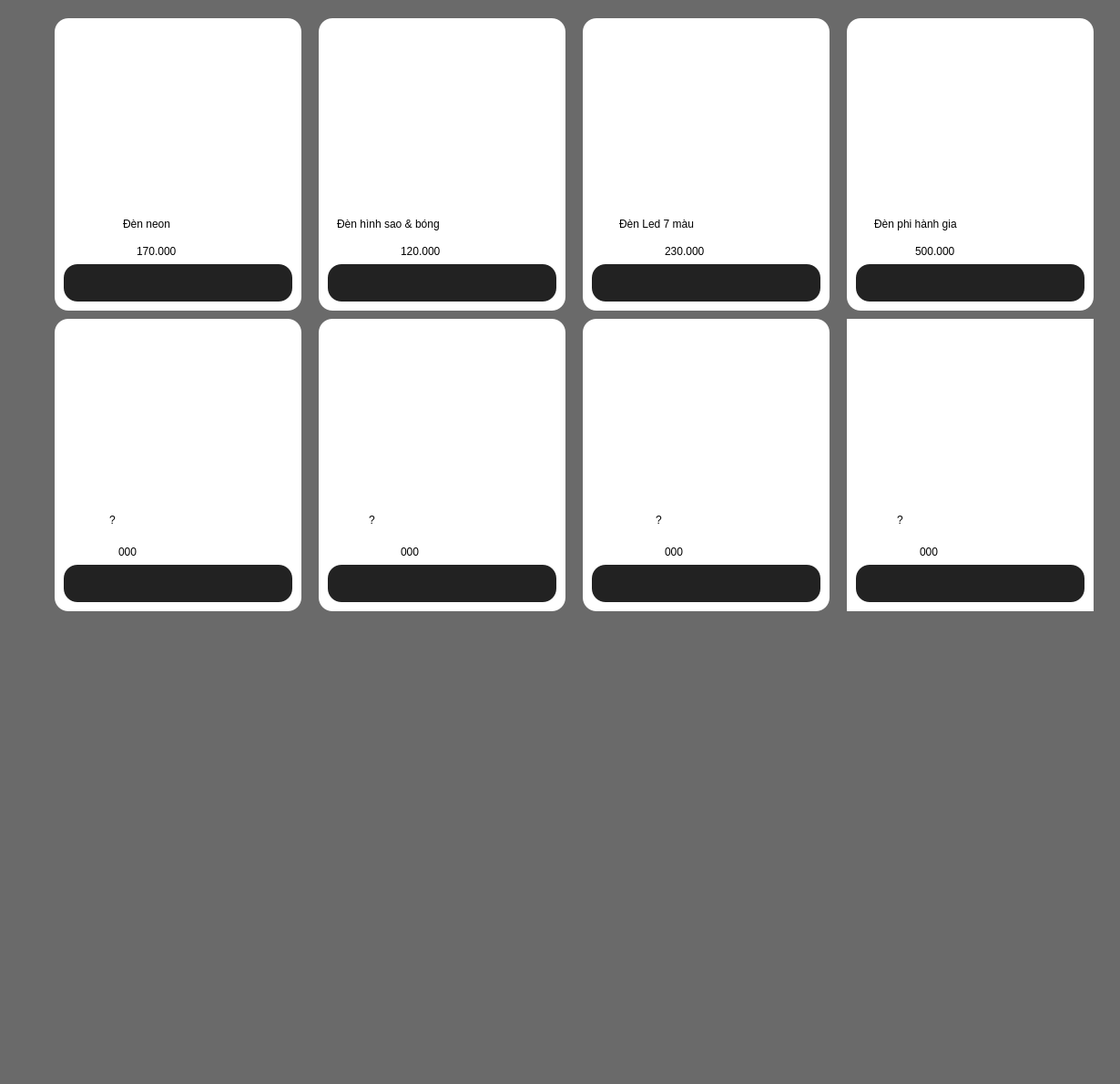
              <widget class="QWidget" name="light">
               <property name="styleSheet">
                <string notr="true">background-color:rgb(106, 106, 106)</string>
               </property>
               <widget class="QWidget" name="widget_4" native="true">
                <property name="geometry">
                 <rect>
                  <x>60</x>
                  <y>20</y>
                  <width>1161</width>
                  <height>1161</height>
                 </rect>
                </property>
                <widget class="QWidget" name="widget_31" native="true">
                 <property name="geometry">
                  <rect>
                   <x>0</x>
                   <y>0</y>
                   <width>271</width>
                   <height>321</height>
                  </rect>
                 </property>
                 <property name="styleSheet">
                  <string notr="true">background-color: rgb(255, 255, 255);
border-radius: 15px

</string>
                 </property>
                 <widget class="QLabel" name="label_59">
                  <property name="geometry">
                   <rect>
                    <x>90</x>
                    <y>240</y>
                    <width>91</width>
                    <height>31</height>
                   </rect>
                  </property>
                  <property name="styleSheet">
                   <string notr="true">color:rgb(0, 0, 0);
font: 75 15pt &quot;MS Sans Serif&quot;;
background-color: 0</string>
                  </property>
                  <property name="text">
                   <string>170.000</string>
                  </property>
                 </widget>
                 <widget class="QLabel" name="label_60">
                  <property name="geometry">
                   <rect>
                    <x>75</x>
                    <y>205</y>
                    <width>121</width>
                    <height>41</height>
                   </rect>
                  </property>
                  <property name="styleSheet">
                   <string notr="true">color:rgb(0, 0, 0);
font: 75 15pt &quot;MS Sans Serif&quot;;background-color: 0</string>
                  </property>
                  <property name="text">
                   <string>Đèn neon</string>
                  </property>
                 </widget>
                 <widget class="QPushButton" name="bt_neon">
                  <property name="geometry">
                   <rect>
                    <x>10</x>
                    <y>270</y>
                    <width>251</width>
                    <height>41</height>
                   </rect>
                  </property>
                  <property name="cursor">
                   <cursorShape>PointingHandCursor</cursorShape>
                  </property>
                  <property name="styleSheet">
                   <string notr="true">background-color: rgb(34, 34, 34);

</string>
                  </property>
                  <property name="text">
                   <string/>
                  </property>
                  <property name="icon">
                   <iconset>
                    <normaloff>But_img/buy.png</normaloff>But_img/buy.png</iconset>
                  </property>
                  <property name="iconSize">
                   <size>
                    <width>300</width>
                    <height>300</height>
                   </size>
                  </property>
                 </widget>
                 <widget class="QLabel" name="label_69">
                  <property name="geometry">
                   <rect>
                    <x>10</x>
                    <y>10</y>
                    <width>251</width>
                    <height>201</height>
                   </rect>
                  </property>
                  <property name="text">
                   <string/>
                  </property>
                  <property name="pixmap">
                   <pixmap>pd_img/led/argb/vn-11134207-7ras8-mbf2erk85mgk71.webp</pixmap>
                  </property>
                  <property name="scaledContents">
                   <bool>true</bool>
                  </property>
                 </widget>
                </widget>
                <widget class="QWidget" name="widget_32" native="true">
                 <property name="geometry">
                  <rect>
                   <x>290</x>
                   <y>0</y>
                   <width>271</width>
                   <height>321</height>
                  </rect>
                 </property>
                 <property name="styleSheet">
                  <string notr="true">background-color: rgb(255, 255, 255);
border-radius: 15px

</string>
                 </property>
                 <widget class="QLabel" name="label_299">
                  <property name="geometry">
                   <rect>
                    <x>90</x>
                    <y>240</y>
                    <width>91</width>
                    <height>31</height>
                   </rect>
                  </property>
                  <property name="styleSheet">
                   <string notr="true">color:rgb(0, 0, 0);
font: 75 15pt &quot;MS Sans Serif&quot;;</string>
                  </property>
                  <property name="text">
                   <string>120.000</string>
                  </property>
                 </widget>
                 <widget class="QLabel" name="label_302">
                  <property name="geometry">
                   <rect>
                    <x>20</x>
                    <y>205</y>
                    <width>271</width>
                    <height>41</height>
                   </rect>
                  </property>
                  <property name="styleSheet">
                   <string notr="true">color:rgb(0, 0, 0);
font: 75 15pt &quot;MS Sans Serif&quot;;
background-color: 0</string>
                  </property>
                  <property name="text">
                   <string>Đèn hình sao &amp; bóng</string>
                  </property>
                 </widget>
                 <widget class="QPushButton" name="bt_sao">
                  <property name="geometry">
                   <rect>
                    <x>10</x>
                    <y>270</y>
                    <width>251</width>
                    <height>41</height>
                   </rect>
                  </property>
                  <property name="cursor">
                   <cursorShape>PointingHandCursor</cursorShape>
                  </property>
                  <property name="styleSheet">
                   <string notr="true">background-color: rgb(34, 34, 34);
border-radius: 15px 
</string>
                  </property>
                  <property name="text">
                   <string/>
                  </property>
                  <property name="icon">
                   <iconset>
                    <normaloff>But_img/buy.png</normaloff>But_img/buy.png</iconset>
                  </property>
                  <property name="iconSize">
                   <size>
                    <width>300</width>
                    <height>300</height>
                   </size>
                  </property>
                 </widget>
                 <widget class="QLabel" name="label_71">
                  <property name="geometry">
                   <rect>
                    <x>10</x>
                    <y>10</y>
                    <width>251</width>
                    <height>201</height>
                   </rect>
                  </property>
                  <property name="text">
                   <string/>
                  </property>
                  <property name="pixmap">
                   <pixmap>pd_img/led/vang/vn-11134207-7ras8-mbf2erqvt2sged.webp</pixmap>
                  </property>
                  <property name="scaledContents">
                   <bool>true</bool>
                  </property>
                 </widget>
                </widget>
                <widget class="QWidget" name="widget_33" native="true">
                 <property name="geometry">
                  <rect>
                   <x>580</x>
                   <y>0</y>
                   <width>271</width>
                   <height>321</height>
                  </rect>
                 </property>
                 <property name="styleSheet">
                  <string notr="true">background-color: rgb(255, 255, 255);
border-radius: 15px

</string>
                 </property>
                 <widget class="QLabel" name="label_305">
                  <property name="geometry">
                   <rect>
                    <x>90</x>
                    <y>240</y>
                    <width>91</width>
                    <height>31</height>
                   </rect>
                  </property>
                  <property name="styleSheet">
                   <string notr="true">color:rgb(0, 0, 0);
font: 75 15pt &quot;MS Sans Serif&quot;;</string>
                  </property>
                  <property name="text">
                   <string>230.000</string>
                  </property>
                 </widget>
                 <widget class="QLabel" name="label_319">
                  <property name="geometry">
                   <rect>
                    <x>40</x>
                    <y>205</y>
                    <width>201</width>
                    <height>41</height>
                   </rect>
                  </property>
                  <property name="styleSheet">
                   <string notr="true">color:rgb(0, 0, 0);
font: 75 15pt &quot;MS Sans Serif&quot;;
background-color: 0</string>
                  </property>
                  <property name="text">
                   <string>Đèn Led 7 màu</string>
                  </property>
                 </widget>
                 <widget class="QPushButton" name="bt_bay">
                  <property name="geometry">
                   <rect>
                    <x>10</x>
                    <y>270</y>
                    <width>251</width>
                    <height>41</height>
                   </rect>
                  </property>
                  <property name="cursor">
                   <cursorShape>PointingHandCursor</cursorShape>
                  </property>
                  <property name="styleSheet">
                   <string notr="true">background-color: rgb(34, 34, 34);
border-radius: 15px 
</string>
                  </property>
                  <property name="text">
                   <string/>
                  </property>
                  <property name="icon">
                   <iconset>
                    <normaloff>But_img/buy.png</normaloff>But_img/buy.png</iconset>
                  </property>
                  <property name="iconSize">
                   <size>
                    <width>300</width>
                    <height>300</height>
                   </size>
                  </property>
                 </widget>
                 <widget class="QLabel" name="label_72">
                  <property name="geometry">
                   <rect>
                    <x>10</x>
                    <y>10</y>
                    <width>251</width>
                    <height>201</height>
                   </rect>
                  </property>
                  <property name="text">
                   <string/>
                  </property>
                  <property name="pixmap">
                   <pixmap>pd_img/led/bay/sg-11134201-7rd4i-lv5k38ay469na2@resize_w900_nl.webp</pixmap>
                  </property>
                  <property name="scaledContents">
                   <bool>true</bool>
                  </property>
                 </widget>
                </widget>
                <widget class="QWidget" name="widget_34" native="true">
                 <property name="geometry">
                  <rect>
                   <x>870</x>
                   <y>0</y>
                   <width>271</width>
                   <height>321</height>
                  </rect>
                 </property>
                 <property name="styleSheet">
                  <string notr="true">background-color: rgb(255, 255, 255);
border-radius: 15px

</string>
                 </property>
                 <widget class="QLabel" name="label_320">
                  <property name="geometry">
                   <rect>
                    <x>75</x>
                    <y>240</y>
                    <width>131</width>
                    <height>31</height>
                   </rect>
                  </property>
                  <property name="styleSheet">
                   <string notr="true">color:rgb(0, 0, 0);
font: 75 15pt &quot;MS Sans Serif&quot;;</string>
                  </property>
                  <property name="text">
                   <string>500.000</string>
                  </property>
                 </widget>
                 <widget class="QLabel" name="label_321">
                  <property name="geometry">
                   <rect>
                    <x>30</x>
                    <y>205</y>
                    <width>231</width>
                    <height>41</height>
                   </rect>
                  </property>
                  <property name="styleSheet">
                   <string notr="true">color:rgb(0, 0, 0);
font: 75 15pt &quot;MS Sans Serif&quot;;
background-color: 0</string>
                  </property>
                  <property name="text">
                   <string>Đèn phi hành gia</string>
                  </property>
                 </widget>
                 <widget class="QPushButton" name="bt_phg">
                  <property name="geometry">
                   <rect>
                    <x>10</x>
                    <y>270</y>
                    <width>251</width>
                    <height>41</height>
                   </rect>
                  </property>
                  <property name="cursor">
                   <cursorShape>PointingHandCursor</cursorShape>
                  </property>
                  <property name="styleSheet">
                   <string notr="true">background-color: rgb(34, 34, 34);
border-radius: 15px 
</string>
                  </property>
                  <property name="text">
                   <string/>
                  </property>
                  <property name="icon">
                   <iconset>
                    <normaloff>But_img/buy.png</normaloff>But_img/buy.png</iconset>
                  </property>
                  <property name="iconSize">
                   <size>
                    <width>300</width>
                    <height>300</height>
                   </size>
                  </property>
                 </widget>
                 <widget class="QLabel" name="label_73">
                  <property name="geometry">
                   <rect>
                    <x>10</x>
                    <y>10</y>
                    <width>251</width>
                    <height>201</height>
                   </rect>
                  </property>
                  <property name="text">
                   <string/>
                  </property>
                  <property name="pixmap">
                   <pixmap>pd_img/led/phg/vn-11134207-7r98o-lnpkcd2f4w6l19.webp</pixmap>
                  </property>
                  <property name="scaledContents">
                   <bool>true</bool>
                  </property>
                 </widget>
                </widget>
                <widget class="QWidget" name="widget_35" native="true">
                 <property name="geometry">
                  <rect>
                   <x>0</x>
                   <y>330</y>
                   <width>271</width>
                   <height>321</height>
                  </rect>
                 </property>
                 <property name="styleSheet">
                  <string notr="true">background-color: rgb(255, 255, 255);
border-radius: 15px

</string>
                 </property>
                 <widget class="QLabel" name="label_322">
                  <property name="geometry">
                   <rect>
                    <x>70</x>
                    <y>240</y>
                    <width>151</width>
                    <height>31</height>
                   </rect>
                  </property>
                  <property name="styleSheet">
                   <string notr="true">color:rgb(0, 0, 0);
font: 75 15pt &quot;MS Sans Serif&quot;;</string>
                  </property>
                  <property name="text">
                   <string>000</string>
                  </property>
                 </widget>
                 <widget class="QLabel" name="label_323">
                  <property name="geometry">
                   <rect>
                    <x>10</x>
                    <y>10</y>
                    <width>251</width>
                    <height>191</height>
                   </rect>
                  </property>
                  <property name="text">
                   <string/>
                  </property>
                  <property name="pixmap">
                   <pixmap>no-product.png</pixmap>
                  </property>
                  <property name="scaledContents">
                   <bool>true</bool>
                  </property>
                 </widget>
                 <widget class="QLabel" name="label_324">
                  <property name="geometry">
                   <rect>
                    <x>60</x>
                    <y>200</y>
                    <width>151</width>
                    <height>41</height>
                   </rect>
                  </property>
                  <property name="styleSheet">
                   <string notr="true">color:rgb(0, 0, 0);
font: 75 15pt &quot;MS Sans Serif&quot;;
background-color: 0</string>
                  </property>
                  <property name="text">
                   <string>?</string>
                  </property>
                 </widget>
                 <widget class="QPushButton" name="bl9">
                  <property name="geometry">
                   <rect>
                    <x>10</x>
                    <y>270</y>
                    <width>251</width>
                    <height>41</height>
                   </rect>
                  </property>
                  <property name="cursor">
                   <cursorShape>PointingHandCursor</cursorShape>
                  </property>
                  <property name="styleSheet">
                   <string notr="true">background-color: rgb(34, 34, 34);
border-radius: 15px 
</string>
                  </property>
                  <property name="text">
                   <string/>
                  </property>
                  <property name="icon">
                   <iconset>
                    <normaloff>But_img/block.png</normaloff>But_img/block.png</iconset>
                  </property>
                  <property name="iconSize">
                   <size>
                    <width>60</width>
                    <height>100</height>
                   </size>
                  </property>
                 </widget>
                </widget>
                <widget class="QWidget" name="widget_36" native="true">
                 <property name="geometry">
                  <rect>
                   <x>290</x>
                   <y>330</y>
                   <width>271</width>
                   <height>321</height>
                  </rect>
                 </property>
                 <property name="styleSheet">
                  <string notr="true">background-color: rgb(255, 255, 255);
border-radius: 15px

</string>
                 </property>
                 <widget class="QLabel" name="label_325">
                  <property name="geometry">
                   <rect>
                    <x>90</x>
                    <y>240</y>
                    <width>91</width>
                    <height>31</height>
                   </rect>
                  </property>
                  <property name="styleSheet">
                   <string notr="true">color:rgb(0, 0, 0);
font: 75 15pt &quot;MS Sans Serif&quot;;</string>
                  </property>
                  <property name="text">
                   <string>000</string>
                  </property>
                 </widget>
                 <widget class="QLabel" name="label_326">
                  <property name="geometry">
                   <rect>
                    <x>55</x>
                    <y>200</y>
                    <width>171</width>
                    <height>41</height>
                   </rect>
                  </property>
                  <property name="styleSheet">
                   <string notr="true">color:rgb(0, 0, 0);
font: 75 15pt &quot;MS Sans Serif&quot;;
background-color: 0
</string>
                  </property>
                  <property name="text">
                   <string>?</string>
                  </property>
                 </widget>
                 <widget class="QLabel" name="label_327">
                  <property name="geometry">
                   <rect>
                    <x>20</x>
                    <y>10</y>
                    <width>251</width>
                    <height>191</height>
                   </rect>
                  </property>
                  <property name="text">
                   <string/>
                  </property>
                  <property name="pixmap">
                   <pixmap>no-product.png</pixmap>
                  </property>
                  <property name="scaledContents">
                   <bool>true</bool>
                  </property>
                 </widget>
                 <widget class="QPushButton" name="bl10">
                  <property name="geometry">
                   <rect>
                    <x>10</x>
                    <y>270</y>
                    <width>251</width>
                    <height>41</height>
                   </rect>
                  </property>
                  <property name="cursor">
                   <cursorShape>PointingHandCursor</cursorShape>
                  </property>
                  <property name="styleSheet">
                   <string notr="true">background-color: rgb(34, 34, 34);
border-radius: 15px 
</string>
                  </property>
                  <property name="text">
                   <string/>
                  </property>
                  <property name="icon">
                   <iconset>
                    <normaloff>But_img/block.png</normaloff>But_img/block.png</iconset>
                  </property>
                  <property name="iconSize">
                   <size>
                    <width>60</width>
                    <height>100</height>
                   </size>
                  </property>
                 </widget>
                </widget>
                <widget class="QWidget" name="widget_37" native="true">
                 <property name="geometry">
                  <rect>
                   <x>580</x>
                   <y>330</y>
                   <width>271</width>
                   <height>321</height>
                  </rect>
                 </property>
                 <property name="styleSheet">
                  <string notr="true">background-color: rgb(255, 255, 255);
border-radius: 15px

</string>
                 </property>
                 <widget class="QLabel" name="label_328">
                  <property name="geometry">
                   <rect>
                    <x>90</x>
                    <y>240</y>
                    <width>91</width>
                    <height>31</height>
                   </rect>
                  </property>
                  <property name="styleSheet">
                   <string notr="true">color:rgb(0, 0, 0);
font: 75 15pt &quot;MS Sans Serif&quot;;</string>
                  </property>
                  <property name="text">
                   <string>000</string>
                  </property>
                 </widget>
                 <widget class="QLabel" name="label_329">
                  <property name="geometry">
                   <rect>
                    <x>80</x>
                    <y>200</y>
                    <width>111</width>
                    <height>41</height>
                   </rect>
                  </property>
                  <property name="styleSheet">
                   <string notr="true">color:rgb(0, 0, 0);
font: 75 15pt &quot;MS Sans Serif&quot;;
background-color: 0</string>
                  </property>
                  <property name="text">
                   <string>?</string>
                  </property>
                 </widget>
                 <widget class="QLabel" name="label_330">
                  <property name="geometry">
                   <rect>
                    <x>10</x>
                    <y>10</y>
                    <width>251</width>
                    <height>191</height>
                   </rect>
                  </property>
                  <property name="text">
                   <string/>
                  </property>
                  <property name="pixmap">
                   <pixmap>no-product.png</pixmap>
                  </property>
                  <property name="scaledContents">
                   <bool>true</bool>
                  </property>
                 </widget>
                 <widget class="QPushButton" name="bl11">
                  <property name="geometry">
                   <rect>
                    <x>10</x>
                    <y>270</y>
                    <width>251</width>
                    <height>41</height>
                   </rect>
                  </property>
                  <property name="cursor">
                   <cursorShape>PointingHandCursor</cursorShape>
                  </property>
                  <property name="styleSheet">
                   <string notr="true">background-color: rgb(34, 34, 34);
border-radius: 15px 
</string>
                  </property>
                  <property name="text">
                   <string/>
                  </property>
                  <property name="icon">
                   <iconset>
                    <normaloff>But_img/block.png</normaloff>But_img/block.png</iconset>
                  </property>
                  <property name="iconSize">
                   <size>
                    <width>60</width>
                    <height>100</height>
                   </size>
                  </property>
                 </widget>
                </widget>
                <widget class="QWidget" name="widget_38" native="true">
                 <property name="geometry">
                  <rect>
                   <x>870</x>
                   <y>330</y>
                   <width>271</width>
                   <height>321</height>
                  </rect>
                 </property>
                 <property name="styleSheet">
                  <string notr="true">background-color: rgb(255, 255, 255)</string>
                 </property>
                 <widget class="QLabel" name="label_331">
                  <property name="geometry">
                   <rect>
                    <x>80</x>
                    <y>240</y>
                    <width>191</width>
                    <height>31</height>
                   </rect>
                  </property>
                  <property name="styleSheet">
                   <string notr="true">color:rgb(0, 0, 0);
font: 75 15pt &quot;MS Sans Serif&quot;;</string>
                  </property>
                  <property name="text">
                   <string>000</string>
                  </property>
                 </widget>
                 <widget class="QLabel" name="label_332">
                  <property name="geometry">
                   <rect>
                    <x>55</x>
                    <y>200</y>
                    <width>181</width>
                    <height>41</height>
                   </rect>
                  </property>
                  <property name="styleSheet">
                   <string notr="true">color:rgb(0, 0, 0);
font: 75 15pt &quot;MS Sans Serif&quot;;
background-color: 0</string>
                  </property>
                  <property name="text">
                   <string>?</string>
                  </property>
                 </widget>
                 <widget class="QLabel" name="label_333">
                  <property name="geometry">
                   <rect>
                    <x>0</x>
                    <y>10</y>
                    <width>251</width>
                    <height>191</height>
                   </rect>
                  </property>
                  <property name="text">
                   <string/>
                  </property>
                  <property name="pixmap">
                   <pixmap>no-product.png</pixmap>
                  </property>
                  <property name="scaledContents">
                   <bool>true</bool>
                  </property>
                 </widget>
                 <widget class="QPushButton" name="bl12">
                  <property name="geometry">
                   <rect>
                    <x>10</x>
                    <y>270</y>
                    <width>251</width>
                    <height>41</height>
                   </rect>
                  </property>
                  <property name="cursor">
                   <cursorShape>PointingHandCursor</cursorShape>
                  </property>
                  <property name="styleSheet">
                   <string notr="true">background-color: rgb(34, 34, 34);
border-radius: 15px 
</string>
                  </property>
                  <property name="text">
                   <string/>
                  </property>
                  <property name="icon">
                   <iconset>
                    <normaloff>But_img/block.png</normaloff>But_img/block.png</iconset>
                  </property>
                  <property name="iconSize">
                   <size>
                    <width>60</width>
                    <height>100</height>
                   </size>
                  </property>
                 </widget>
                </widget>
               </widget>
              </widget>
